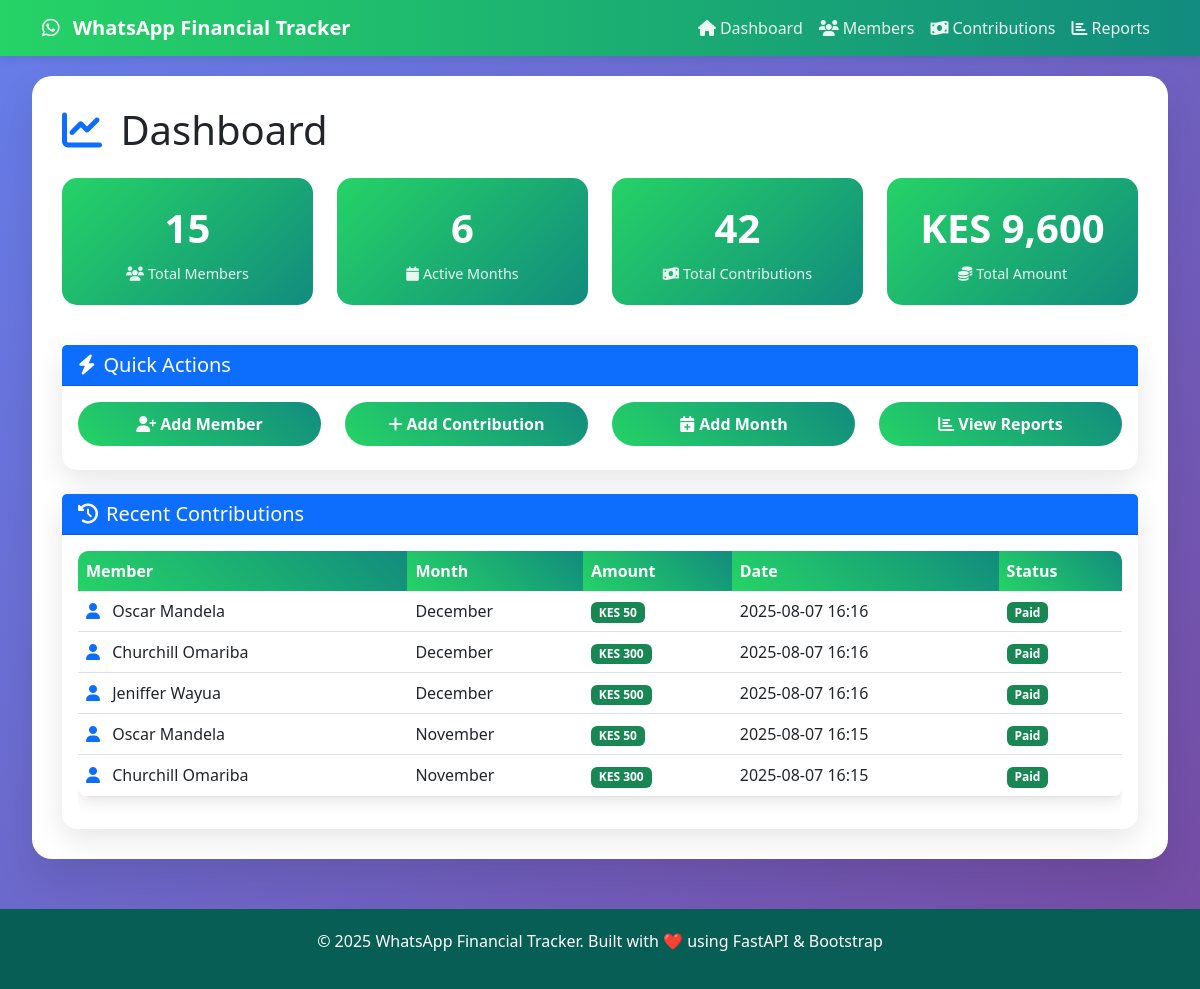
The page / on the database its author committed.
### models.py (models this page shows, shortened)
class Contribution(Base):
    __tablename__ = "contributions"
    id = Column(Integer, primary_key=True, index=True)
    member_id = Column(Integer, ForeignKey("members.id"))
    month_id = Column(Integer, ForeignKey("months.id"))
    amount = Column(Integer)
    paid = Column(Boolean, default=False)
    paid_at = Column(DateTime(timezone=True), nullable=True)
    created_at = Column(DateTime(timezone=True), server_default=func.now())
    updated_at = Column(DateTime(timezone=True), onupdate=func.now())
    member = relationship("Member", back_populates="contributions")
    month = relationship("Month", back_populates="contributions")

class Member(Base):
    __tablename__ = "members"
    id = Column(Integer, primary_key=True, index=True)
    name = Column(String, unique=True, index=True)
    category = Column(String)  # Parents, GenMillennial, GenAlpha
    default_amount = Column(Integer, default=0)
    created_at = Column(DateTime(timezone=True), server_default=func.now())
    updated_at = Column(DateTime(timezone=True), onupdate=func.now())
    contributions = relationship("Contribution", back_populates="member")

class Month(Base):
    __tablename__ = "months"
    id = Column(Integer, primary_key=True, index=True)
    name = Column(String, unique=True, index=True)
    created_at = Column(DateTime(timezone=True), server_default=func.now())
    contributions = relationship("Contribution", back_populates="month")

### main.py (the view)
@app.get("/", response_class=HTMLResponse)
async def root(request: Request, db: Session = Depends(get_db)):
    try:
        total_members = db.query(Member).count()
        total_months = db.query(Month).count()
        total_contributions = db.query(Contribution).count()
        total_amount_result = db.query(Contribution).with_entities(
            func.sum(Contribution.amount)
        ).scalar()
        total_amount = total_amount_result if total_amount_result is not None else 0
        recent_contributions = db.query(Contribution).order_by(Contribution.paid_at.desc()).limit(5).all()
        members = db.query(Member).all()
        months = db.query(Month).all()
        return templates.TemplateResponse("dashboard.html", {
            "request": request,
            "total_members": total_members,
            "total_months": total_months,
            "total_contributions": total_contributions,
            "total_amount": total_amount,
            "recent_contributions": recent_contributions,
            "members": members,
            "months": months
        })
    except Exception as e:
        print(f"Dashboard error: {str(e)}")
        return templates.TemplateResponse("error.html", {
            "request": request,
            "error": f"Database connection error: {str(e)}"
        })

### templates/dashboard.html (shortened to what this page needs)
{% extends "base.html" %}
{% block content %}
<div class="row">
    <div class="col-12">
        <h1 class="mb-4">
            <i class="fas fa-chart-line text-primary me-2"></i>
            Dashboard
        </h1>
    </div>
</div>
<div class="row mb-4">
    <div class="col-md-3 mb-3">
        <div class="stats-card">
            <div class="stats-number">{{ total_members }}</div>
            <div class="stats-label">
                <i class="fas fa-users me-1"></i>Total Members
            </div>
        </div>
    </div>
    <div class="col-md-3 mb-3">
        <div class="stats-card">
            <div class="stats-number">{{ total_months }}</div>
            <div class="stats-label">
                <i class="fas fa-calendar me-1"></i>Active Months
            </div>
        </div>
    </div>
    <div class="col-md-3 mb-3">
        <div class="stats-card">
            <div class="stats-number">{{ total_contributions }}</div>
            <div class="stats-label">
                <i class="fas fa-money-bill-wave me-1"></i>Total Contributions
            </div>
        </div>
    </div>
    <div class="col-md-3 mb-3">
        <div class="stats-card">
            <div class="stats-number">KES {{ "{:,.0f}".format(total_amount) if total_amount else "0" }}</div>
            <div class="stats-label">
                <i class="fas fa-coins me-1"></i>Total Amount
            </div>
        </div>
    </div>
</div>
<div class="row mb-4">
    <div class="col-12">
        <div class="card">
            <div class="card-header bg-primary text-white">
                <h5 class="mb-0">
                    <i class="fas fa-bolt me-2"></i>Quick Actions
                </h5>
            </div>
            <div class="card-body">
                <div class="row">
                    <div class="col-md-3 mb-2">
                        <button class="btn btn-primary w-100" data-bs-toggle="modal" data-bs-target="#addMemberModal">
                            <i class="fas fa-user-plus me-1"></i>Add Member
                        </button>
                    </div>
                    <div class="col-md-3 mb-2">
                        <button class="btn btn-primary w-100" data-bs-toggle="modal" data-bs-target="#addContributionModal">
                            <i class="fas fa-plus me-1"></i>Add Contribution
                        </button>
                    </div>
                    <div class="col-md-3 mb-2">
                        <button class="btn btn-primary w-100" data-bs-toggle="modal" data-bs-target="#addMonthModal">
                            <i class="fas fa-calendar-plus me-1"></i>Add Month
                        </button>
                    </div>
                    <div class="col-md-3 mb-2">
                        <a href="/reports" class="btn btn-primary w-100">
                            <i class="fas fa-chart-bar me-1"></i>View Reports
                        </a>
                    </div>
                </div>
            </div>
        </div>
    </div>
</div>
<div class="row">
    <div class="col-12">
        <div class="card">
            <div class="card-header bg-primary text-white">
                <h5 class="mb-0">
                    <i class="fas fa-history me-2"></i>Recent Contributions
                </h5>
            </div>
            <div class="card-body">
                {% if recent_contributions %}
                <div class="table-responsive">
                    <table class="table table-hover">
                        <thead>
                            <tr>
                                <th>Member</th>
                                <th>Month</th>
                                <th>Amount</th>
                                <th>Date</th>
                                <th>Status</th>
                            </tr>
                        </thead>
                        <tbody>
                            {% for contribution in recent_contributions %}
                            <tr>
                                <td>
                                    <i class="fas fa-user text-primary me-2"></i>
                                    {{ contribution.member.name }}
                                </td>
                                <td>{{ contribution.month.name }}</td>
                                <td>
                                    <span class="badge bg-success">KES {{ contribution.amount }}</span>
                                </td>
                                <td>{{ contribution.paid_at.strftime('%Y-%m-%d %H:%M') if contribution.paid_at else 'N/A' }}</td>
                                <td>
                                    {% if contribution.paid %}
                                    <span class="badge bg-success">Paid</span>
                                    {% else %}
                                    <span class="badge bg-warning">Pending</span>
                                    {% endif %}
                                </td>
                            </tr>
                            {% endfor %}
                        </tbody>
                    </table>
                </div>
                {% else %}
                <div class="text-center py-4">
                    <i class="fas fa-inbox fa-3x text-muted mb-3"></i>
                    <p class="text-muted">No contributions yet. Start by adding a contribution!</p>
                </div>
                {% endif %}
            </div>
        </div>
    </div>
</div>
{% endblock %}

### templates/base.html (shortened to what this page needs)
<!DOCTYPE html>
<html lang="en">
<head>
    <link href="https://cdn.jsdelivr.net/npm/bootstrap@5.3.0/dist/css/bootstrap.min.css" rel="stylesheet">
    <link href="https://cdnjs.cloudflare.com/ajax/libs/font-awesome/6.4.0/css/all.min.css" rel="stylesheet">
</head>
<body>
    <nav class="navbar navbar-expand-lg navbar-dark">
        <div class="container">
            <a class="navbar-brand" href="/">
                <i class="fab fa-whatsapp me-2"></i>
                WhatsApp Financial Tracker
            </a>
            <div class="collapse navbar-collapse" id="navbarNav">
                <ul class="navbar-nav ms-auto">
                    <li class="nav-item">
                        <a class="nav-link" href="/">
                            <i class="fas fa-home me-1"></i>Dashboard
                        </a>
                    </li>
                    <li class="nav-item">
                        <a class="nav-link" href="/members">
                            <i class="fas fa-users me-1"></i>Members
                        </a>
                    </li>
                    <li class="nav-item">
                        <a class="nav-link" href="/contributions">
                            <i class="fas fa-money-bill-wave me-1"></i>Contributions
                        </a>
                    </li>
                    <li class="nav-item">
                        <a class="nav-link" href="/reports">
                            <i class="fas fa-chart-bar me-1"></i>Reports
                        </a>
                    </li>
                </ul>
            </div>
        </div>
    </nav>
    <div class="container-fluid">
        <div class="main-content">
            {% block content %}{% endblock %}
        </div>
    </div>
    <footer class="footer">
        <div class="container">
            <p>&copy; 2025 WhatsApp Financial Tracker. Built with ❤️ using FastAPI & Bootstrap</p>
        </div>
    </footer>
</body>
</html>

### templates/base.html (style rules this page uses)
:root { --primary-color: #25d366; --secondary-color: #128c7e; --accent-color: #34b7f1; --dark-color: #075e54; --light-color: #dcf8c6; }
body { background: linear-gradient(135deg, #667eea 0%, #764ba2 100%); min-height: 100vh; font-family: 'Segoe UI', Tahoma, Geneva, Verdana, sans-serif; }
.navbar { background: linear-gradient(90deg, var(--primary-color), var(--secondary-color)) !important; box-shadow: 0 2px 10px rgba(0,0,0,0.1); }
.navbar-brand { font-weight: bold; color: white !important; }
.nav-link { color: rgba(255,255,255,0.9) !important; transition: all 0.3s ease; }
.main-content { background: white; border-radius: 20px; box-shadow: 0 20px 40px rgba(0,0,0,0.1); margin: 20px; padding: 30px; min-height: calc(100vh - 140px); }
.card { border: none; border-radius: 15px; box-shadow: 0 10px 30px rgba(0,0,0,0.1); transition: transform 0.3s ease, box-shadow 0.3s ease; }
.btn-primary { background: linear-gradient(45deg, var(--primary-color), var(--secondary-color)); border: none; border-radius: 25px; padding: 10px 25px; font-weight: 600; transition: all 0.3s ease; }
.stats-card { background: linear-gradient(135deg, var(--primary-color), var(--secondary-color)); color: white; border-radius: 15px; padding: 20px; text-align: center; }
.stats-number { font-size: 2.5rem; font-weight: bold; margin-bottom: 5px; }
.stats-label { font-size: 0.9rem; opacity: 0.9; }
.table { border-radius: 10px; overflow: hidden; box-shadow: 0 5px 15px rgba(0,0,0,0.1); }
.table thead th { background: linear-gradient(45deg, var(--primary-color), var(--secondary-color)); color: white; border: none; font-weight: 600; }
.footer { background: var(--dark-color); color: white; text-align: center; padding: 20px; margin-top: 50px; }

### rows shown on the page
Contribution: member.name "Oscar Mandela", month.name "December", amount "50", paid_at "2025-08-07 16:16", paid "Paid"
Contribution: member.name "Churchill Omariba", month.name "December", amount "300", paid_at "2025-08-07 16:16", paid "Paid"
Contribution: member.name "Jeniffer Wayua", month.name "December", amount "500", paid_at "2025-08-07 16:16", paid "Paid"
Contribution: member.name "Oscar Mandela", month.name "November", amount "50", paid_at "2025-08-07 16:15", paid "Paid"
Contribution: member.name "Churchill Omariba", month.name "November", amount "300", paid_at "2025-08-07 16:15", paid "Paid"

### other values the page prints
{{ total_members }} "15"
{{ total_months }} "6"
{{ total_contributions }} "42"
{{ "{:,.0f}".format(total_amount) if total_amount else "0" }} "9,600"
